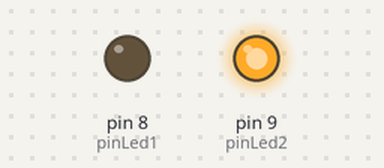
Bench run of a sketch on a simulated Arduino Uno, built with avr-gcc and run on an emulated ATmega328P. Parts: output pins drawn as LEDs (lit = HIGH).

Above: at 0.1 s.
At 12.1 s:
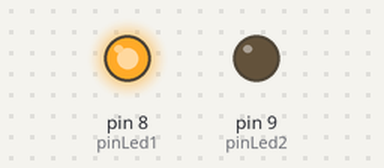
At 39.1 s:
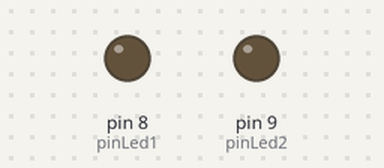
Timing chart, 0 to 40.0 s (numbered marks = the images above):
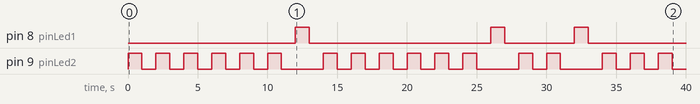

The sketch:

sin7.ino
```cpp
int n = 0;
int pinLed1 = 8;
int pinLed2 = 9;

void setup() {

pinMode(pinLed1,OUTPUT);
pinMode(pinLed2,OUTPUT);

}


void loop() {

n++;
if(n%7 == 0){
  digitalWrite(pinLed1,HIGH);
  digitalWrite(pinLed2,LOW);
}else{
  if((n-7)%10 == 0){
    digitalWrite(pinLed1,HIGH);
    digitalWrite(pinLed2,LOW);
  }else{
    digitalWrite(pinLed1,LOW);
    digitalWrite(pinLed2,HIGH);
  }
}
delay(1000);

digitalWrite(pinLed1,LOW);
digitalWrite(pinLed2,LOW);
delay(1000);

}
```

Measured:
- by itself, pin 8 (pinLed1): goes HIGH 1.0 s, LOW 13.0 s, HIGH 1.0 s, LOW 5.0 s, HIGH 1.0 s, then LOW
- by itself, pin 9 (pinLed2): LOW → HIGH at 0.00 s, → LOW 1.0 s later, → HIGH 1.0 s later, → LOW 1.0 s later, … (34 changes in this stretch)
